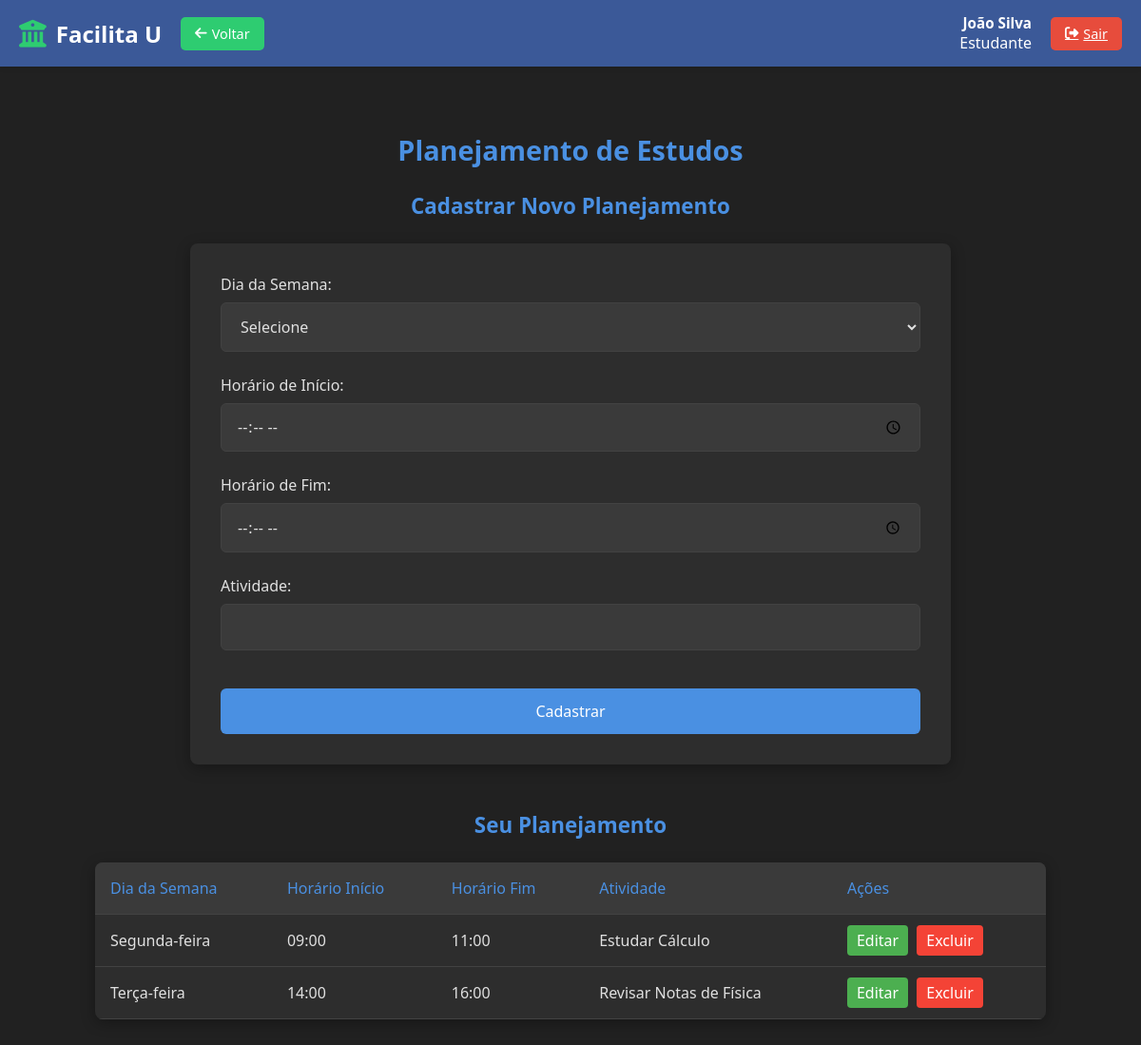
The page /planejamento_estudos.php (signed in) on the database its author committed.
### tables this page shows
CREATE TABLE Planejamento_Estudos (
    planejamento_id INT AUTO_INCREMENT PRIMARY KEY,
    usuario_id INT NOT NULL,
    dia_semana ENUM('segunda', 'terca', 'quarta', 'quinta', 'sexta', 'sabado', 'domingo') NOT NULL,
    horario_inicio TIME NOT NULL,          
    horario_fim TIME NOT NULL,             
    atividade VARCHAR(100) NOT NULL,       
    FOREIGN KEY (usuario_id) REFERENCES Usuarios(usuario_id) ON DELETE CASCADE
);

### planejamento_estudos.php (the view, shortened to what this page needs)
<?php
include 'config.php';
include 'header.php';
$usuario_id = $_SESSION['usuario_id'];
$editar_id = null;
$editar_dados = null;
$sql = "SELECT * FROM Planejamento_Estudos WHERE usuario_id = ? ORDER BY
        FIELD(dia_semana, 'segunda', 'terca', 'quarta', 'quinta', 'sexta', 'sabado', 'domingo'),
        horario_inicio";
$stmt = $conn->prepare($sql);
$stmt->bind_param("i", $usuario_id);
$stmt->execute();
$result = $stmt->get_result();
?>
<link rel="stylesheet" href="CSS/planejar_estudos.css">
<link rel="stylesheet" href="CSS/editarPlanejamento.css">
<h2>Planejamento de Estudos</h2>
<h3><?php echo isset($editar_id) ? "Editar Planejamento" : "Cadastrar Novo Planejamento"; ?></h3>
<form method="POST" action="planejamento_estudos.php" onsubmit="return validarHorarios()">
    <label for="dia_semana">Dia da Semana:</label>
    <select name="dia_semana" id="dia_semana" required>
        <option value="">Selecione</option>
        <?php
        $dias_semana = [
            'segunda' => 'Segunda-feira',
            'terca' => 'Terça-feira',
            'quarta' => 'Quarta-feira',
            'quinta' => 'Quinta-feira',
            'sexta' => 'Sexta-feira',
            'sabado' => 'Sábado',
            'domingo' => 'Domingo'
        ];
        ?>
    </select>
    <label for="horario_inicio">Horário de Início:</label>
    <input type="time" name="horario_inicio" id="horario_inicio"
           value="<?php echo isset($editar_dados) ? $editar_dados['horario_inicio'] : ''; ?>" required>
    <label for="horario_fim">Horário de Fim:</label>
    <input type="time" name="horario_fim" id="horario_fim"
           value="<?php echo isset($editar_dados) ? $editar_dados['horario_fim'] : ''; ?>" required
           min="<?php echo isset($editar_dados) ? $editar_dados['horario_inicio'] : ''; ?>">
    <label for="atividade">Atividade:</label>
    <input type="text" name="atividade" id="atividade"
           value="<?php echo isset($editar_dados) ? htmlspecialchars($editar_dados['atividade']) : ''; ?>" required>
    <button type="submit"><?php echo isset($editar_id) ? "Atualizar" : "Cadastrar"; ?></button>
</form>
<h3>Seu Planejamento</h3>
<?php
if ($result->num_rows > 0) {
    echo "<table>";
    echo "<tr><th>Dia da Semana</th><th>Horário Início</th><th>Horário Fim</th><th>Atividade</th><th>Ações</th></tr>";
    while ($row = $result->fetch_assoc()) {
        echo "<tr>";
        echo "<td>" . $dias_semana[$row['dia_semana']] . "</td>";
        echo "<td>" . substr($row['horario_inicio'], 0, 5) . "</td>";
        echo "<td>" . substr($row['horario_fim'], 0, 5) . "</td>";
        echo "<td>" . htmlspecialchars($row['atividade']) . "</td>";
        echo "<td class='actions'>";
        echo "<a href='planejamento_estudos.php?editar=" . $row['planejamento_id'] . "' class='edit-btn'>Editar</a> ";
        echo "<a href='planejamento_estudos.php?excluir=" . $row['planejamento_id'] . "' class='delete-btn' onclick='return confirm(\"Tem certeza que deseja excluir este planejamento?\")'>Excluir</a>";
        echo "</td>";
        echo "</tr>";
    }
    echo "</table>";
} else {
    echo "<p>Nenhum planejamento cadastrado.</p>";
}
?>
</body>
</html>

### header.php (shortened to what this page needs)
<!DOCTYPE html>
<html lang="pt-BR">
<head>
    <link rel="stylesheet" href="CSS/header.css">
    <link rel="stylesheet" href="https://cdnjs.cloudflare.com/ajax/libs/font-awesome/6.5.2/css/all.min.css">
</head>
<body>
    <header class="main-header">
        <div class="header-container">
            <a href="index.php" class="logo-link">
                <i class="fas fa-university logo-icon"></i>
                <h1 class="logo-text">Facilita U</h1>
            </a>
            <button onclick="window.history.back();" class="btn-back">
                <i class="fas fa-arrow-left"></i>
                <span>Voltar</span>
            </button>
            <?php if (isset($_SESSION['usuario_id'])): ?>
                <div class="user-info">
                    <div class="user-details">
                        <div class="user-name">
                            <?php echo htmlspecialchars($_SESSION['nome']); ?>
                        </div>
                        <?php if (isset($_SESSION['tipo'])): ?>
                            <div class="user-role">
                                <?php echo ucfirst($_SESSION['tipo']); ?>
                            </div>
                        <?php endif; ?>
                    </div>
                    <a href="logout.php" class="btn-logout">
                        <i class="fas fa-sign-out-alt"></i>
                        <span>Sair</span>
                    </a>
                </div>
            <?php endif; ?>
        </div>
    </header>
    <main class="main-content">

### CSS/header.css (style rules this page uses)
:root { --primary-color: #3b5998; --secondary-color: #2ecc71; --text-light: #fff; --text-dark: #333; --header-height: 70px; --danger-color: #e74c3c; }
.main-header { background-color: var(--primary-color); color: var(--text-light); padding: 0 20px; position: fixed; top: 0; left: 0; width: 100%; height: var(--header-height); box-shadow: 0 2px 5px rgba(0, 0, 0, 0.1); z-index: 1000; display: flex; align-items: center; font-family: "Poppins", sans-serif; }
.header-container { display: flex; justify-content: space-between; align-items: center; width: 100%; max-width: 1200px; margin: 0 auto; }
.logo-link { text-decoration: none; color: inherit; display: flex; align-items: center; gap: 10px; }
.logo-icon { color: var(--secondary-color); font-size: 1.8em; }
.logo-text { font-weight: 700; margin: 0; font-size: 1.5em; }
.btn-back { background-color: var(--secondary-color); color: white; border: none; padding: 8px 15px; border-radius: 5px; cursor: pointer; font-size: 0.9em; font-weight: 500; display: inline-flex; align-items: center; gap: 5px; transition: background-color 0.3s ease; margin-right: auto; margin-left: 20px; }
.user-info { display: flex; align-items: center; gap: 20px; }
.user-details { text-align: right; }
.user-name { font-weight: 600; font-size: 0.95em; }
.btn-logout { background-color: var(--danger-color); color: white; border: none; padding: 8px 15px; border-radius: 5px; cursor: pointer; font-size: 0.9em; font-weight: 500; display: inline-flex; align-items: center; gap: 5px; transition: background-color 0.3s ease; }
.main-content { margin-top: var(--header-height); padding: 20px; }

### CSS/planejar_estudos.css (style rules this page uses)
:root { --bg-primary: #212121; --bg-secondary: #2d2d2d; --bg-tertiary: #3a3a3a; --text-primary: #e0e0e0; --text-secondary: #cccccc; --accent-color: #4a90e2; --success-color: #2ecc71; --error-color: #e74c3c; --border-color: #424242; }
* { margin: 0; padding: 0; box-sizing: border-box; font-family: "Segoe UI", Tahoma, Geneva, Verdana, sans-serif; }
body { background-color: var(--bg-primary); color: var(--text-primary); min-height: 100vh; padding: 2rem; transition: background-color 0.4s ease, color 0.4s ease; }
h2, h3 { color: var(--accent-color); margin-bottom: 1.5rem; }
h2 { font-size: 1.8rem; text-align: center; margin-top: 1rem; }
h3 { font-size: 1.4rem; text-align: center; margin-top: 1rem; }
form { max-width: 800px; margin: 0 auto 3rem; background-color: var(--bg-secondary); padding: 2rem; border-radius: 8px; box-shadow: 0 4px 15px rgba(0, 0, 0, 0.3); transition: background-color 0.4s ease; }
label { display: block; margin-bottom: 0.5rem; color: var(--text-primary); font-weight: 500; }
select, input[type="time"], input[type="text"] { width: 100%; padding: 0.8rem 1rem; margin-bottom: 1.5rem; background-color: var(--bg-tertiary); border: 1px solid var(--border-color); border-radius: 6px; color: var(--text-primary); font-size: 1rem; transition: border-color 0.3s ease, box-shadow 0.3s ease, background-color 0.3s ease; }
button[type="submit"] { background-color: var(--accent-color); color: white; border: none; padding: 0.8rem 1.5rem; border-radius: 6px; font-size: 1rem; font-weight: 500; cursor: pointer; transition: background-color 0.3s ease; width: 100%; margin-top: 1rem; }
table { width: 100%; max-width: 1000px; margin: 0 auto; border-collapse: collapse; background-color: var(--bg-secondary); border-radius: 8px; overflow: hidden; box-shadow: 0 4px 15px rgba(0, 0, 0, 0.3); transition: background-color 0.4s ease; }
th, td { padding: 1rem; text-align: left; border-bottom: 1px solid var(--border-color); }
th { background-color: var(--bg-tertiary); color: var(--accent-color); font-weight: 500; }

### CSS/editarPlanejamento.css (style rules this page uses)
.actions { white-space: nowrap; }
.edit-btn { background-color: #4caf50; color: white; padding: 5px 10px; text-decoration: none; border-radius: 4px; margin-right: 5px; }
.delete-btn { background-color: #f44336; color: white; padding: 5px 10px; text-decoration: none; border-radius: 4px; }

### rows shown on the page
planejamento_estudos: dia_semana "Segunda-feira", horario_inicio "09:00", horario_fim "11:00", atividade "Estudar Cálculo"
planejamento_estudos: dia_semana "Terça-feira", horario_inicio "14:00", horario_fim "16:00", atividade "Revisar Notas de Física"

### other values the page prints
$_SESSION['nome'] "João Silva"
$_SESSION['tipo'] "Estudante"
